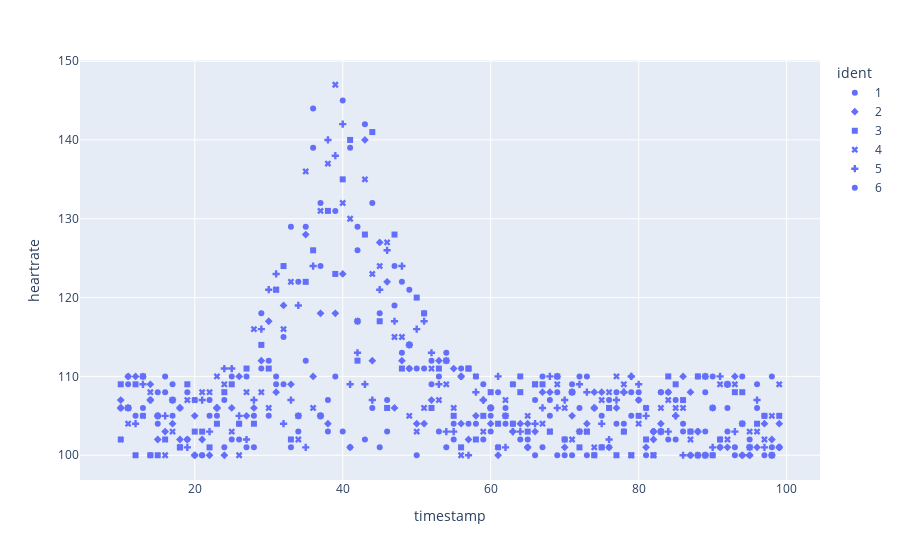

Notebook cell for this chart:
### Code cell
px.scatter(df, x="timestamp", y="heartrate", symbol="ident").show()

### Figure 1 — Plotly figure (JSON) as saved in the notebook; plotly's stock layout.template omitted (floating-point values rounded to 4 significant figures)
{"data": [{"hovertemplate": "ident=1<br>timestamp=%{x}<br>heartrate=%{y}<extra></extra>", "legendgroup": "1", "marker": {"color": "#636efa", "symbol": "circle"}, "mode": "markers", "name": "1", "orientation": "v", "showlegend": true, "type": "scatter", "x": [10, 11, 12, 13, 14, 15, 16, 17, 18, 19, 20, 21, 22, 23, 24, 25, 26, 27, 28, 29, 30, 31, 32, 33, 34, 35, 36, 37, 38, 39, 40, 41, 42, 43, 44, 45, 46, 47, 48, 49, 50, 51, 52, 53, 54, 55, 56, 57, 58, 59, 60, 61, 62, 63, 64, 65, 66, 67, 68, 69, 70, 71, 72, 73, 74, 75, 76, 77, 78, 79, 80, 81, 82, 83, 84, 85, 86, 87, 88, 89, 90, 91, 92, 93, 94, 95, 96, 97, 98, 99], "xaxis": "x", "y": [106, 110, 100, 106, 100, 108, 110, 105, 106, 102, 107, 100, 105, 105, 101, 102, 102, 101, 105, 111, 105, 109, 115, 129, 103, 112, 139, 132, 107, 131, 103, 139, 129, 142, 132, 101, 107, 119, 113, 111, 100, 111, 109, 110, 101, 102, 110, 111, 104, 109, 103, 101, 104, 104, 102, 101, 107, 101, 107, 108, 102, 100, 106, 100, 100, 105, 101, 104, 103, 108, 108, 106, 103, 108, 108, 107, 104, 103, 103, 108, 100, 101, 106, 100, 110, 100, 106, 100, 110, 101], "yaxis": "y"}, {"hovertemplate": "ident=2<br>timestamp=%{x}<br>heartrate=%{y}<extra></extra>", "legendgroup": "2", "marker": {"color": "#636efa", "symbol": "diamond"}, "mode": "markers", "name": "2", "orientation": "v", "showlegend": true, "type": "scatter", "x": [10, 11, 12, 13, 14, 15, 16, 17, 18, 19, 20, 21, 22, 23, 24, 25, 26, 27, 28, 29, 30, 31, 32, 33, 34, 35, 36, 37, 38, 39, 40, 41, 42, 43, 44, 45, 46, 47, 48, 49, 50, 51, 52, 53, 54, 55, 56, 57, 58, 59, 60, 61, 62, 63, 64, 65, 66, 67, 68, 69, 70, 71, 72, 73, 74, 75, 76, 77, 78, 79, 80, 81, 82, 83, 84, 85, 86, 87, 88, 89, 90, 91, 92, 93, 94, 95, 96, 97, 98, 99], "xaxis": "x", "y": [107, 110, 110, 110, 109, 102, 103, 104, 102, 102, 105, 102, 100, 106, 100, 106, 110, 105, 106, 112, 117, 108, 119, 109, 105, 128, 110, 118, 104, 118, 123, 101, 117, 140, 112, 127, 122, 106, 112, 111, 104, 104, 107, 112, 112, 111, 104, 102, 105, 107, 104, 100, 105, 103, 104, 104, 103, 108, 108, 110, 101, 105, 103, 104, 108, 108, 101, 106, 108, 110, 107, 101, 102, 104, 108, 105, 110, 108, 100, 110, 106, 101, 101, 110, 104, 101, 101, 104, 102, 104], "yaxis": "y"}, {"hovertemplate": "ident=3<br>timestamp=%{x}<br>heartrate=%{y}<extra></extra>", "legendgroup": "3", "marker": {"color": "#636efa", "symbol": "square"}, "mode": "markers", "name": "3", "orientation": "v", "showlegend": true, "type": "scatter", "x": [10, 11, 12, 13, 14, 15, 16, 17, 18, 19, 20, 21, 22, 23, 24, 25, 26, 27, 28, 29, 30, 31, 32, 33, 34, 35, 36, 37, 38, 39, 40, 41, 42, 43, 44, 45, 46, 47, 48, 49, 50, 51, 52, 53, 54, 55, 56, 57, 58, 59, 60, 61, 62, 63, 64, 65, 66, 67, 68, 69, 70, 71, 72, 73, 74, 75, 76, 77, 78, 79, 80, 81, 82, 83, 84, 85, 86, 87, 88, 89, 90, 91, 92, 93, 94, 95, 96, 97, 98, 99], "xaxis": "x", "y": [109, 106, 109, 110, 100, 100, 102, 107, 101, 109, 103, 103, 101, 104, 108, 109, 104, 111, 104, 114, 111, 121, 124, 102, 105, 122, 126, 105, 131, 123, 135, 140, 112, 128, 141, 117, 106, 128, 111, 114, 120, 118, 106, 111, 112, 105, 101, 111, 102, 105, 108, 104, 105, 104, 108, 103, 109, 109, 103, 110, 102, 108, 101, 103, 100, 101, 106, 100, 103, 100, 105, 102, 100, 103, 110, 109, 107, 103, 110, 110, 100, 102, 109, 108, 108, 101, 104, 105, 100, 105], "yaxis": "y"}, {"hovertemplate": "ident=4<br>timestamp=%{x}<br>heartrate=%{y}<extra></extra>", "legendgroup": "4", "marker": {"color": "#636efa", "symbol": "x"}, "mode": "markers", "name": "4", "orientation": "v", "showlegend": true, "type": "scatter", "x": [10, 11, 12, 13, 14, 15, 16, 17, 18, 19, 20, 21, 22, 23, 24, 25, 26, 27, 28, 29, 30, 31, 32, 33, 34, 35, 36, 37, 38, 39, 40, 41, 42, 43, 44, 45, 46, 47, 48, 49, 50, 51, 52, 53, 54, 55, 56, 57, 58, 59, 60, 61, 62, 63, 64, 65, 66, 67, 68, 69, 70, 71, 72, 73, 74, 75, 76, 77, 78, 79, 80, 81, 82, 83, 84, 85, 86, 87, 88, 89, 90, 91, 92, 93, 94, 95, 96, 97, 98, 99], "xaxis": "x", "y": [102, 104, 100, 105, 108, 105, 100, 103, 101, 107, 107, 108, 108, 110, 109, 103, 100, 108, 116, 108, 106, 121, 116, 122, 102, 136, 106, 131, 137, 147, 132, 130, 117, 135, 123, 124, 127, 115, 115, 105, 103, 106, 111, 107, 109, 106, 100, 111, 110, 103, 106, 101, 107, 109, 110, 105, 109, 104, 103, 109, 106, 102, 103, 103, 101, 107, 108, 110, 109, 100, 104, 106, 100, 106, 107, 106, 106, 102, 100, 100, 106, 109, 102, 109, 104, 103, 103, 102, 105, 109], "yaxis": "y"}, {"hovertemplate": "ident=5<br>timestamp=%{x}<br>heartrate=%{y}<extra></extra>", "legendgroup": "5", "marker": {"color": "#636efa", "symbol": "cross"}, "mode": "markers", "name": "5", "orientation": "v", "showlegend": true, "type": "scatter", "x": [10, 11, 12, 13, 14, 15, 16, 17, 18, 19, 20, 21, 22, 23, 24, 25, 26, 27, 28, 29, 30, 31, 32, 33, 34, 35, 36, 37, 38, 39, 40, 41, 42, 43, 44, 45, 46, 47, 48, 49, 50, 51, 52, 53, 54, 55, 56, 57, 58, 59, 60, 61, 62, 63, 64, 65, 66, 67, 68, 69, 70, 71, 72, 73, 74, 75, 76, 77, 78, 79, 80, 81, 82, 83, 84, 85, 86, 87, 88, 89, 90, 91, 92, 93, 94, 95, 96, 97, 98, 99], "xaxis": "x", "y": [106, 106, 104, 109, 107, 105, 105, 107, 106, 101, 100, 107, 103, 106, 111, 111, 105, 102, 107, 116, 121, 123, 104, 107, 119, 101, 124, 105, 140, 138, 142, 109, 113, 109, 107, 121, 126, 117, 124, 114, 116, 117, 113, 109, 103, 103, 110, 100, 108, 107, 106, 110, 101, 103, 103, 101, 104, 106, 110, 106, 107, 108, 109, 108, 106, 104, 102, 107, 108, 110, 109, 105, 103, 103, 103, 105, 100, 100, 103, 100, 101, 110, 109, 103, 100, 100, 107, 101, 100, 101], "yaxis": "y"}, {"hovertemplate": "ident=6<br>timestamp=%{x}<br>heartrate=%{y}<extra></extra>", "legendgroup": "6", "marker": {"color": "#636efa", "symbol": "circle"}, "mode": "markers", "name": "6", "orientation": "v", "showlegend": true, "type": "scatter", "x": [10, 11, 12, 13, 14, 15, 16, 17, 18, 19, 20, 21, 22, 23, 24, 25, 26, 27, 28, 29, 30, 31, 32, 33, 34, 35, 36, 37, 38, 39, 40, 41, 42, 43, 44, 45, 46, 47, 48, 49, 50, 51, 52, 53, 54, 55, 56, 57, 58, 59, 60, 61, 62, 63, 64, 65, 66, 67, 68, 69, 70, 71, 72, 73, 74, 75, 76, 77, 78, 79, 80, 81, 82, 83, 84, 85, 86, 87, 88, 89, 90, 91, 92, 93, 94, 95, 96, 97, 98, 99], "xaxis": "x", "y": [102, 109, 105, 105, 107, 104, 108, 109, 101, 108, 100, 100, 107, 106, 107, 110, 104, 110, 101, 118, 112, 110, 109, 101, 122, 129, 144, 124, 103, 110, 145, 101, 126, 102, 106, 118, 103, 124, 122, 121, 111, 118, 112, 103, 113, 104, 111, 104, 110, 102, 105, 108, 106, 109, 110, 102, 100, 110, 105, 100, 100, 109, 110, 110, 106, 101, 107, 108, 104, 105, 107, 100, 103, 108, 102, 102, 103, 100, 110, 103, 110, 102, 103, 101, 100, 102, 109, 105, 101, 101], "yaxis": "y"}], "layout": {"autosize": true, "legend": {"title": {"text": "ident"}, "tracegroupgap": 0}, "margin": {"t": 60}, "xaxis": {"anchor": "y", "autorange": true, "domain": [0, 1], "range": [4.406, 104.6], "title": {"text": "timestamp"}, "type": "linear"}, "yaxis": {"anchor": "x", "autorange": true, "domain": [0, 1], "range": [96.36, 150.6], "title": {"text": "heartrate"}, "type": "linear"}}}
